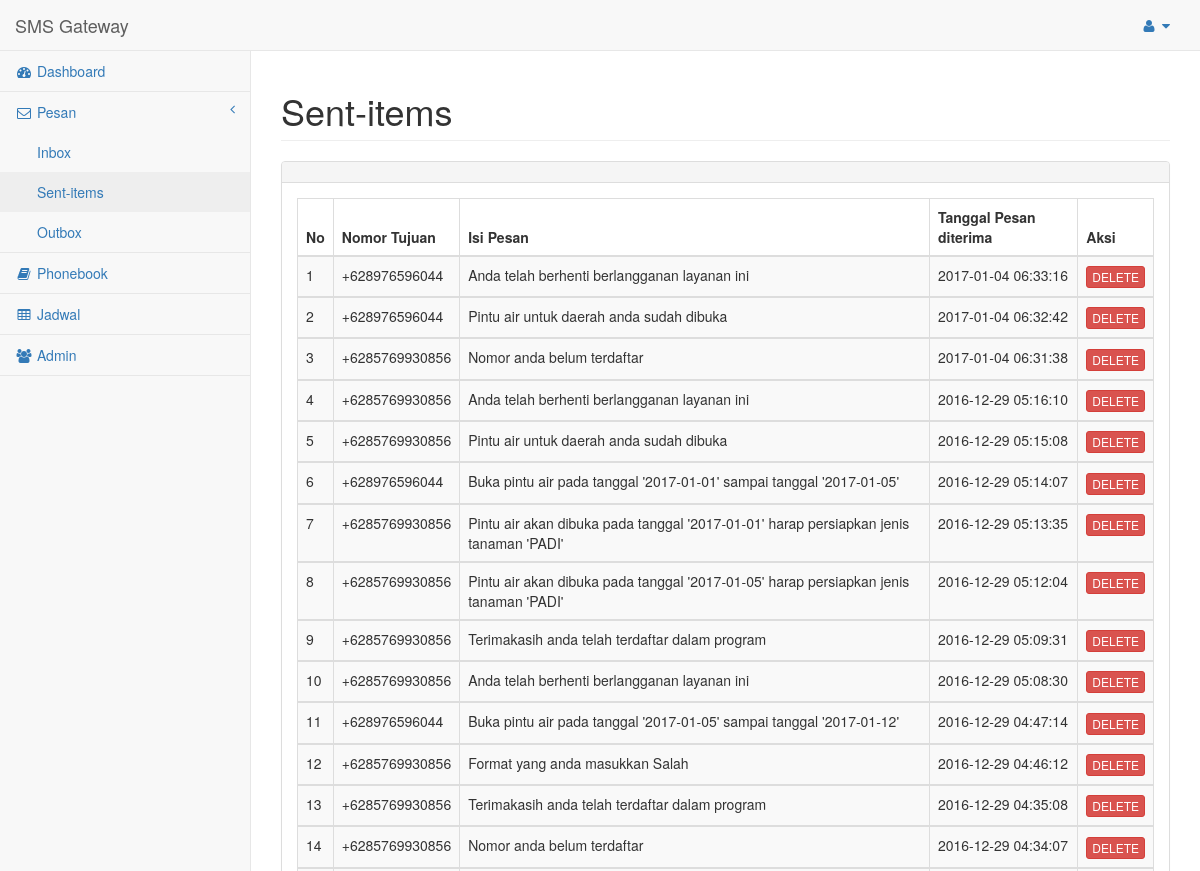
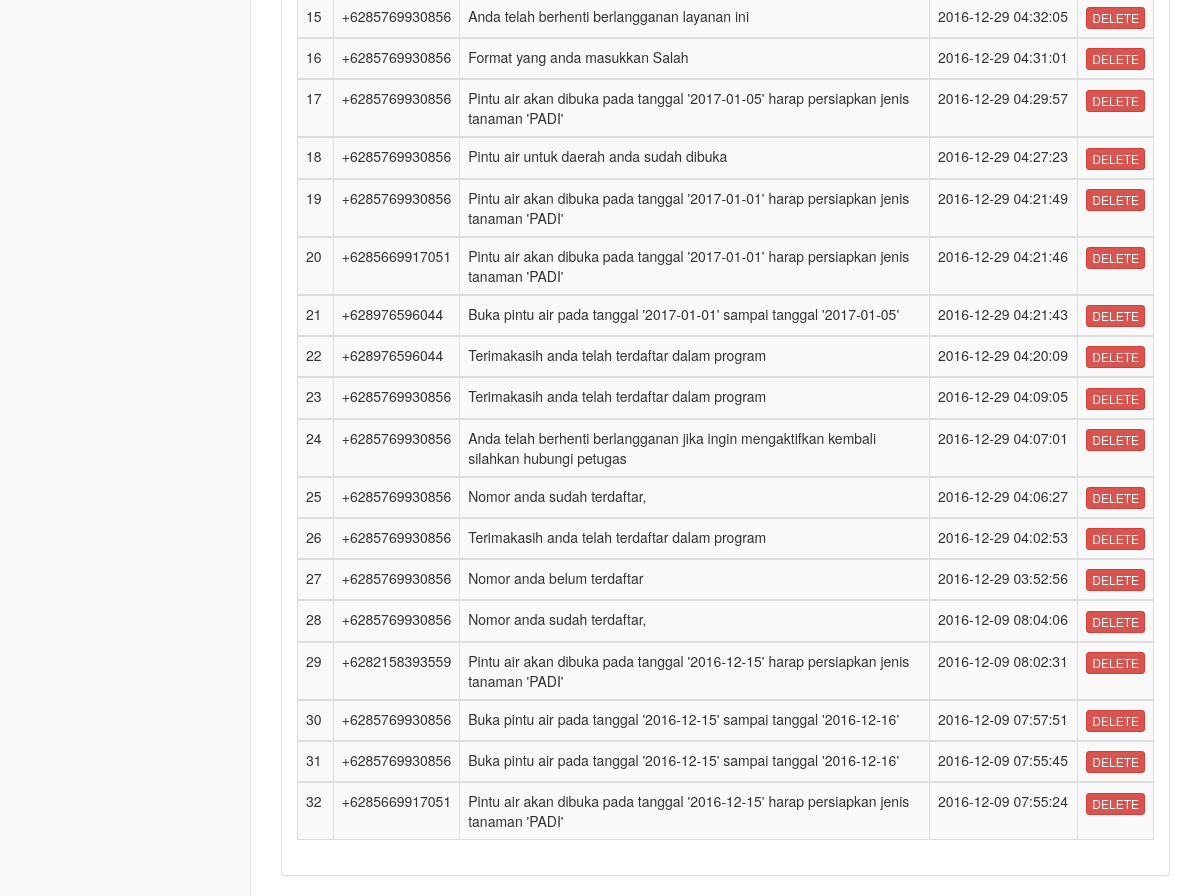
Screenshot of /WEB/smsgateway/pages/sent-items.php (signed in) with the database file from the repository (2 pictures, top to bottom).
### tables this page shows
CREATE TABLE IF NOT EXISTS `sentitems` (
  `UpdatedInDB` timestamp NOT NULL DEFAULT CURRENT_TIMESTAMP ON UPDATE CURRENT_TIMESTAMP,
  `InsertIntoDB` timestamp NOT NULL DEFAULT '0000-00-00 00:00:00',
  `SendingDateTime` timestamp NOT NULL DEFAULT '0000-00-00 00:00:00',
  `DeliveryDateTime` timestamp NULL DEFAULT NULL,
  `Text` text NOT NULL,
  `DestinationNumber` varchar(20) NOT NULL DEFAULT '',
  `Coding` enum('Default_No_Compression','Unicode_No_Compression','8bit','Default_Compression','Unicode_Compression') NOT NULL DEFAULT 'Default_No_Compression',
  `UDH` text NOT NULL,
  `SMSCNumber` varchar(20) NOT NULL DEFAULT '',
  `Class` int(11) NOT NULL DEFAULT '-1',
  `TextDecoded` text NOT NULL,
  `ID` int(10) unsigned NOT NULL DEFAULT '0',
  `SenderID` varchar(255) NOT NULL,
  `SequencePosition` int(11) NOT NULL DEFAULT '1',
  `Status` enum('SendingOK','SendingOKNoReport','SendingError','DeliveryOK','DeliveryFailed','DeliveryPending','DeliveryUnknown','Error') NOT NULL DEFAULT 'SendingOK',
  `StatusError` int(11) NOT NULL DEFAULT '-1',
  `TPMR` int(11) NOT NULL DEFAULT '-1',
  `RelativeValidity` int(11) NOT NULL DEFAULT '-1',
  `CreatorID` text NOT NULL
);

### WEB/smsgateway/pages/sent-items.php (the view, shortened to what this page needs)
<!DOCTYPE html>
<html lang="en">
<head>
    <link href="../vendor/bootstrap/css/bootstrap.min.css" rel="stylesheet">
    <link href="../vendor/metisMenu/metisMenu.min.css" rel="stylesheet">
    <link href="../vendor/datatables-plugins/dataTables.bootstrap.css" rel="stylesheet">
    <link href="../vendor/datatables-responsive/dataTables.responsive.css" rel="stylesheet">
    <link href="../dist/css/sb-admin-2.css" rel="stylesheet">
    <link href="../vendor/font-awesome/css/font-awesome.min.css" rel="stylesheet" type="text/css">
<?php
$kdb = koneksidatabase();
$a = @$_GET["a"];
?>
</head>
<body>
    <div id="wrapper">
        <nav class="navbar navbar-default navbar-static-top" role="navigation" style="margin-bottom: 0">
            <?php
			include 'includes/navigasi.php';
			?>
        </nav>
        <div id="page-wrapper">
            <div class="row">
                <div class="col-lg-12">
                    <h1 class="page-header">Sent-items</h1>
                </div>
            </div>
            <div class="row">
                <div class="col-lg-12">
                    <div class="panel panel-default">
					<?php
						switch ($a) {
							default : curd_read(); break;
						}
							function curd_read()
							{
								$hasil = sql_select();
								$i=1;
					?>
                        <div class="panel-heading">
                        </div>
                        <div class="panel-body">
                            <div class="table-responsive">
                                <table class="table table-striped table-bordered table-hover">
                                    <thead>
                                        <tr>
											<th>No</th>
											<th>Nomor Tujuan</th>
											<th>Isi Pesan</th>
											<th>Tanggal Pesan diterima</th>
											<th>Aksi</th>
										</tr>
                                    </thead>
									<?php
										while ($row = mysqli_fetch_array($hasil))
										{
									?>
                                    <tbody>
										<tr>
											<td><?php echo $i; ?></td>
											<td><?php echo $row['DestinationNumber']; ?></td>
											<td><?php echo $row['TextDecoded']; ?></td>
											<td><?php echo $row['SendingDateTime']; ?></td>
											<td>
											<a href="sent-items.php?a=hapus&id=<?php echo $row['ID'] ?>" class="btn btn-danger btn-xs">DELETE</a></td>
										</tr>
									</tbody>
									<?php
									$i++;
									}
									?>
                                </table>
                            </div>
                        </div>
						<?php
						}
						?>
                    </div>
                </div>
            </div>
        </div>
    </div>
<?php
		function koneksidatabase()
			{
			include('./includes/koneksi.php');
			return $kdb;
			}
		function sql_select()
			{
			global $kdb;
			$sql = " select ID, DestinationNumber, TextDecoded, SendingDateTime from sentitems Order By SendingDateTime DESC;";
			$hasil = mysqli_query($kdb, $sql);
			return $hasil;
			}
?>
</body>
</html>

### WEB/smsgateway/pages/includes/navigasi.php (shortened to what this page needs)
<div class="navbar-header">
                <a class="navbar-brand" href="index.php">SMS Gateway</a>
            </div>
            <ul class="nav navbar-top-links navbar-right">
                <li class="dropdown">
                    <a class="dropdown-toggle" data-toggle="dropdown" href="#">
                        <i class="fa fa-user fa-fw"></i> <i class="fa fa-caret-down"></i>
                    </a>
                </li>
            </ul>
			<div class="navbar-default sidebar" role="navigation">
                <div class="sidebar-nav navbar-collapse">
                    <ul class="nav" id="side-menu">
                        <li>
                            <a href="index.php"><i class="fa fa-dashboard fa-fw"></i> Dashboard</a>
                        </li>
                        <li>
							<a href="#"><i class="fa fa-envelope-o fa-fw"></i> Pesan<span class="fa arrow"></span></a>
                            <ul class="nav nav-second-level">
                                <li>
                                    <a href="inbox.php">Inbox</a>
                                </li>
                                <li>
                                    <a href="sent-items.php">Sent-items</a>
                                </li>
                                <li>
                                    <a href="outbox.php">Outbox</a>
                                </li>
                            </ul>
                        </li>
						<li>
                            <a href="contact.php"><i class="fa fa-book fa-fw"></i> Phonebook</a>
                        </li>
						<li>
                            <a href="transaksi.php"><i class="fa fa-table fa-fw"></i> Jadwal</a>
                        </li>
						<li>
                            <a href="admin.php"><i class="fa fa-users fa-fw"></i> Admin</a>
                        </li>
					</ul>
                </div>
            </div>

### rows the page displays
sentitems: DestinationNumber "+628976596044", TextDecoded "Anda telah berhenti berlangganan layanan ini", SendingDateTime "2017-01-04 06:33:16"
sentitems: DestinationNumber "+628976596044", TextDecoded "Pintu air untuk daerah anda sudah dibuka", SendingDateTime "2017-01-04 06:32:42"
sentitems: DestinationNumber "+6285769930856", TextDecoded "Nomor anda belum terdaftar", SendingDateTime "2017-01-04 06:31:38"
sentitems: DestinationNumber "+6285769930856", TextDecoded "Anda telah berhenti berlangganan layanan ini", SendingDateTime "2016-12-29 05:16:10"
sentitems: DestinationNumber "+6285769930856", TextDecoded "Pintu air untuk daerah anda sudah dibuka", SendingDateTime "2016-12-29 05:15:08"
sentitems: DestinationNumber "+628976596044", TextDecoded "Buka pintu air pada tanggal '2017-01-01' sampai tanggal '2017-01-05'", SendingDateTime "2016-12-29 05:14:07"
sentitems: DestinationNumber "+6285769930856", TextDecoded "Pintu air akan dibuka pada tanggal '2017-01-01' harap persiapkan jenis tanaman 'PADI'", SendingDateTime "2016-12-29 05:13:35"
sentitems: DestinationNumber "+6285769930856", TextDecoded "Pintu air akan dibuka pada tanggal '2017-01-05' harap persiapkan jenis tanaman 'PADI'", SendingDateTime "2016-12-29 05:12:04"
sentitems: DestinationNumber "+6285769930856", TextDecoded "Terimakasih anda telah terdaftar dalam program", SendingDateTime "2016-12-29 05:09:31"
sentitems: DestinationNumber "+6285769930856", TextDecoded "Anda telah berhenti berlangganan layanan ini", SendingDateTime "2016-12-29 05:08:30"
sentitems: DestinationNumber "+628976596044", TextDecoded "Buka pintu air pada tanggal '2017-01-05' sampai tanggal '2017-01-12'", SendingDateTime "2016-12-29 04:47:14"
sentitems: DestinationNumber "+6285769930856", TextDecoded "Format yang anda masukkan Salah", SendingDateTime "2016-12-29 04:46:12"
sentitems: DestinationNumber "+6285769930856", TextDecoded "Terimakasih anda telah terdaftar dalam program", SendingDateTime "2016-12-29 04:35:08"
sentitems: DestinationNumber "+6285769930856", TextDecoded "Nomor anda belum terdaftar", SendingDateTime "2016-12-29 04:34:07"
sentitems: DestinationNumber "+6285769930856", TextDecoded "Anda telah berhenti berlangganan layanan ini", SendingDateTime "2016-12-29 04:32:05"
sentitems: DestinationNumber "+6285769930856", TextDecoded "Format yang anda masukkan Salah", SendingDateTime "2016-12-29 04:31:01"
sentitems: DestinationNumber "+6285769930856", TextDecoded "Pintu air akan dibuka pada tanggal '2017-01-05' harap persiapkan jenis tanaman 'PADI'", SendingDateTime "2016-12-29 04:29:57"
sentitems: DestinationNumber "+6285769930856", TextDecoded "Pintu air untuk daerah anda sudah dibuka", SendingDateTime "2016-12-29 04:27:23"
sentitems: DestinationNumber "+6285769930856", TextDecoded "Pintu air akan dibuka pada tanggal '2017-01-01' harap persiapkan jenis tanaman 'PADI'", SendingDateTime "2016-12-29 04:21:49"
sentitems: DestinationNumber "+6285669917051", TextDecoded "Pintu air akan dibuka pada tanggal '2017-01-01' harap persiapkan jenis tanaman 'PADI'", SendingDateTime "2016-12-29 04:21:46"
sentitems: DestinationNumber "+628976596044", TextDecoded "Buka pintu air pada tanggal '2017-01-01' sampai tanggal '2017-01-05'", SendingDateTime "2016-12-29 04:21:43"
sentitems: DestinationNumber "+628976596044", TextDecoded "Terimakasih anda telah terdaftar dalam program", SendingDateTime "2016-12-29 04:20:09"
sentitems: DestinationNumber "+6285769930856", TextDecoded "Terimakasih anda telah terdaftar dalam program", SendingDateTime "2016-12-29 04:09:05"
sentitems: DestinationNumber "+6285769930856", TextDecoded "Anda telah berhenti berlangganan jika ingin mengaktifkan kembali silahkan hubungi petugas", SendingDateTime "2016-12-29 04:07:01"
sentitems: DestinationNumber "+6285769930856", TextDecoded "Nomor anda sudah terdaftar,", SendingDateTime "2016-12-29 04:06:27"
sentitems: DestinationNumber "+6285769930856", TextDecoded "Terimakasih anda telah terdaftar dalam program", SendingDateTime "2016-12-29 04:02:53"
sentitems: DestinationNumber "+6285769930856", TextDecoded "Nomor anda belum terdaftar", SendingDateTime "2016-12-29 03:52:56"
sentitems: DestinationNumber "+6285769930856", TextDecoded "Nomor anda sudah terdaftar,", SendingDateTime "2016-12-09 08:04:06"
sentitems: DestinationNumber "+6282158393559", TextDecoded "Pintu air akan dibuka pada tanggal '2016-12-15' harap persiapkan jenis tanaman 'PADI'", SendingDateTime "2016-12-09 08:02:31"
sentitems: DestinationNumber "+6285769930856", TextDecoded "Buka pintu air pada tanggal '2016-12-15' sampai tanggal '2016-12-16'", SendingDateTime "2016-12-09 07:57:51"
sentitems: DestinationNumber "+6285769930856", TextDecoded "Buka pintu air pada tanggal '2016-12-15' sampai tanggal '2016-12-16'", SendingDateTime "2016-12-09 07:55:45"
sentitems: DestinationNumber "+6285669917051", TextDecoded "Pintu air akan dibuka pada tanggal '2016-12-15' harap persiapkan jenis tanaman 'PADI'", SendingDateTime "2016-12-09 07:55:24"
